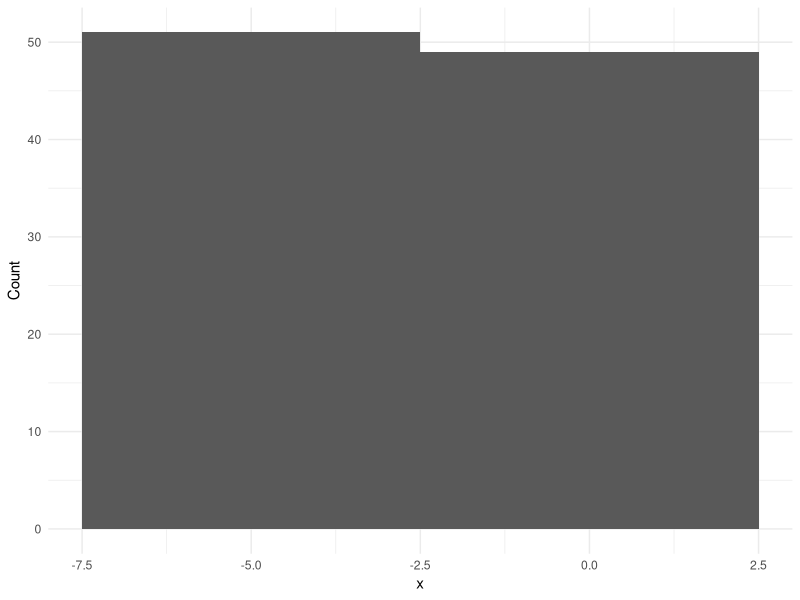

Write R code to recreate this figure.
#!/usr/bin/env Rscript
# this script does what?
library(ggplot2)
library(Cairo)

x <- rnorm(100)
h <- hist(x, breaks=2, plot=F)

# muust create dataframe
df <- data.frame(
  xmin  = h$breaks[-length(h$breaks)],
  xmax  = h$breaks[-1],
  count = h$counts)

CairoPNG("hsgg0.png", 800, 800)
ggp <- ggplot(df) +
  geom_col(aes(x = xmin, y = count), width = df$xmax - df$xmin, align = "edge") +
  labs(x = "x", y = "Count") +
  theme_minimal()
show(ggp)
dev.off()
